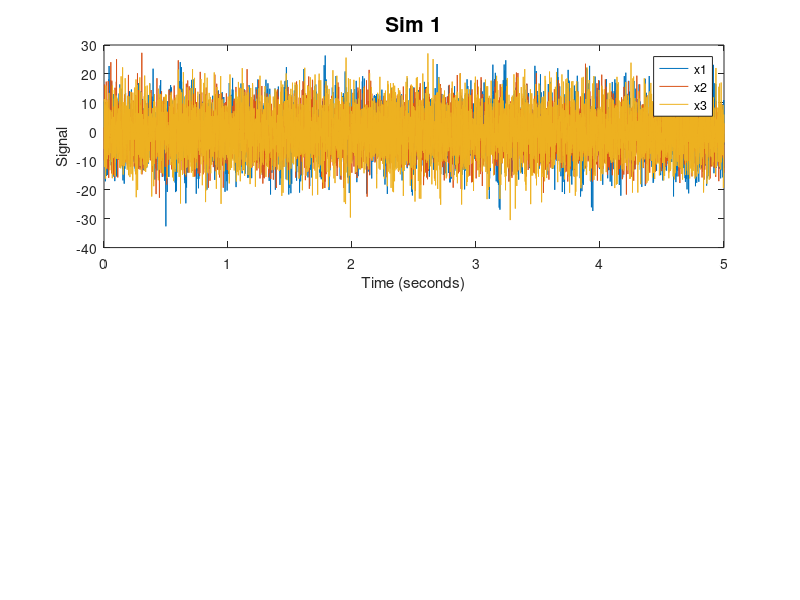

The MATLAB source for this figure: (Note: this script raises an error after producing the figure.)
%% Simulation 1, 3 N network

T = 5;      % total length of recording (seconds)
dt = 0.001; % seconds

f0 = 1/dt;  % sampling frequency (Hz)
N1 = T*f0;   % number of samples needed
df = 1/T;   % frequency resolution
fNQ = f0/2; % Nyquist frequency

taxis = dt:dt:T; % time axis
%%% simulate data ---------------------------------------------------------
a1 = 0.07*[hann(20)', -0.5*ones(20,1)']';   %AR coefficients for signal 1
a2 = 0.05*[-0.5*ones(20,1)', hann(20)']';    %                  ...signal 2
a3 = -.3*ones(size(a1));                    %                  ...signal 3

L = length(a1);                             % Number of AR terms.
N = N1+L;                                 % Number of time steps.

x1 = zeros(N,1);
x2 = zeros(N,1);                           %Create the AR model,
x3 = zeros(N,1);    

noise = 7;                                 % noise level

for k=L+1:N                                % For each time step,
    x1(k) = sum(a1.*x1(k-1:-1:k-L)) + sum(a2.*x2(k-1:-1:k-L)) +  noise*randn();
    x2(k) = sum(a2.*x2(k-1:-1:k-L)) + noise*randn();
    x3(k) = sum(a3.*x3(k-1:-1:k-L)) + noise*randn();  %...x(now) depends on past.
end
x1 = x1(L+1:end);                          % Drop the first L terms (0s).   
x2 = x2(L+1:end);                             
x3 = x3(L+1:end);

figure;
subplot (2,3,[1 3])                              %Plot signals.
plot(taxis,x1)
hold on
plot(taxis,x2)
plot(taxis,x3)
ylabel('Signal')
xlabel('Time (seconds)')
legend('x1','x2','x3')
title('Sim 1','FontSize',15);

%%% Define inputs for model building and GoF -------------------------
data = [x1';x2';x3'];                      % Conglomerate data in one matrix
nlags = 40;                               % Define order of AR model
                                           % needs to be larger than true
                                           % order
%%%% true coefficients 
true_coeffs = cell(3);
true_coeffs{1,1} = padarray(a1,nlags-L,'post'); % True coefficents up to 
true_coeffs{1,2} = padarray(a2,nlags-L,'post'); %     number of lags being estimated
true_coeffs{1,3} = zeros(nlags,1);

true_coeffs{2,1} = zeros(nlags,1);
true_coeffs{2,2} = padarray(a2,nlags-L,'post');
true_coeffs{2,3} = zeros(nlags,1);

true_coeffs{3,1} = zeros(nlags,1);
true_coeffs{3,2} = zeros(nlags,1);
true_coeffs{3,3} = padarray(a3,nlags-L,'post');

tic
[ adj_spline ] = build_ar_splines( data, nlags); % Build network using splines
splinetime  = toc;
tic
[ adj_stand] = build_ar( data, nlags );          % Build network using standard ar
standardtime = toc;



subplot 234; 
adj_true = [1 1 0; 0 1 0; 0 0 1];          % Plot true network
plotNetwork(adj_true)
title('Truth');
subplot 235;                               % Plot network using standard regressors
str = {num2str(standardtime), ' seconds' };
plotNetwork(adj_stand)
title(strcat({'Standard, '},num2str(standardtime),{' s'}))
subplot 236;                               % Plot network using spline regressors
plotNetwork(adj_spline)
title(strcat({'Spline, '},num2str(splinetime),{' s'}))


b_est = ar_gof(adj_spline, adj_stand,data, nlags,true_coeffs,taxis,2); % Run goodness of fit tests

%% Simulation 2, 3 N network
T = 5;      % total length of recording (seconds)
dt = 0.001; % seconds

f0 = 1/dt;  % sampling frequency (Hz)
N1 = T*f0;   % number of samples needed
df = 1/T;   % frequency resolution
fNQ = f0/2; % Nyquist frequency

taxis = dt:dt:T; % time axis
%%% Simulate signals --------------------------------------------------
a1 = 0.07*[hann(20)', -0.5*ones(20,1)']';   %AR coeffictients for signal 1
a2 = 0.03*[-0.5*ones(20,1)', hann(20)']';   %                  ...signal 2
a3 = -.3*ones(size(a1));                    %                  ...signal 3

L = length(a1);                             % Number of AR terms.

N = N1+L;                                 % Number of time steps.
x1 = zeros(N,1);
x2 = zeros(N,1);    
x3 = zeros(N,1);
noise = 7;                                  % noise level


                                            % Create AR model
for k=L+1:N                                 %For each time step,
    x1(k) = sum(a1.*x1(k-1:-1:k-L)) + sum(a2.*x2(k-1:-1:k-L)) +  noise*randn();
    x2(k) = sum(a2.*x2(k-1:-1:k-L)) + sum(a1.*x1(k-1:-1:k-L)) + noise*randn();
    x3(k) = sum(a3.*x3(k-1:-1:k-L)) + noise*randn();  %...x(now) depends on past.  
end
x1 = x1(L+1:end);       
x2 = x2(L+1:end);                           %Drop the first terms (0s).
x3 = x3(L+1:end);

figure(1);
subplot(2,3,[1 3])                          %Plot signals.
plot(taxis,x1)
hold on
plot(taxis,x2)
plot(taxis,x3)
ylabel('Signal')
xlabel('Time (seconds)')
legend('x1','x2','x3')

title('Scenario 2: 1 drives 1 and 2, 2 drives 1 and 2, and 3 is independent');

%%% Define inputs for model building and GoF -------------------------
data = [x1';x2';x3'];                      % Conglomerate data in one matrix
nlags = 100;                                % Define order of AR model

%%%% true coefficients

true_coeffs = cell(3);
true_coeffs{1,1} = padarray(a1,nlags-L,'post'); % True coefficents up to 
true_coeffs{1,2} = padarray(a2,nlags-L,'post'); %     number of lags being estimated
true_coeffs{1,3} = zeros(nlags,1);

true_coeffs{2,1} = padarray(a1,nlags-L,'post');
true_coeffs{2,2} = padarray(a2,nlags-L,'post');
true_coeffs{2,3} = zeros(nlags,1);

true_coeffs{3,1} = zeros(nlags,1);
true_coeffs{3,2} = zeros(nlags,1);
true_coeffs{3,3} = padarray(a3,nlags-L,'post');


tic
[ adj_spline ] = build_ar_splines( data, nlags); % Build network using splines
splinetime  = toc;
tic
[ adj_stand] = build_ar( data, nlags );          % Build network using standard AR
standardtime = toc; 

subplot 234; 
adj_true = [1 1 0; 1 1 0; 0 0 1];          % Plot true network
plotNetwork(adj_true)
title('Truth');
subplot 235;                               % Plot network using standard regressors
plotNetwork(adj_stand)
title(strcat({'Standard, '},num2str(standardtime),{' s'}))
subplot 236;                               % Plot network using spline regressors
plotNetwork(adj_spline)
title(strcat({'Spline, '},num2str(splinetime),{' s'}))

 
ar_gof(adj_spline, adj_stand,data, nlags,true_coeffs,taxis,1); % Run goodness of fit tests

%% Simulation 3, 3 N network
T = 5;      % total length of recording (seconds)
dt = 0.001; % seconds

f0 = 1/dt;  % sampling frequency (Hz)
N1 = T*f0;   % number of samples needed
df = 1/T;   % frequency resolution
fNQ = f0/2; % Nyquist frequency

taxis = dt:dt:T; % time axis

%%% Simulate signals ----------------------------------------------------
a1 = 0.07*[hann(20)', -0.5*ones(20,1)']';   % AR coefficients for signal 1
a3 = 0.03*[-0.5*ones(20,1)', hann(20)']';%-.3*ones(size(a1));       %  ... signal 3

L = length(a1);                            % Number of AR terms.

N = N1+L;                                % Number of time steps.


noise = 5 ;                                % noise level


x1 = zeros(N,1);                           % Create the AR model, 
x2 = zeros(N,1);                           
x3 = zeros(N,1);                             
                                 
for k=L+1:N 
                                                      % for each time step,
    x1(k) = sum(a1.*x3(k-1:-1:k-L)) + noise*randn();
    x2(k) = sum(a1.*x3(k-1:-1:k-L)) + noise*randn();
    x3(k) = sum(a3.*x3(k-1:-1:k-L)) + noise*randn();  %...x(now) depends on past.                                        %...x(now) depends on past.

end
x1 = x1(L+1:end);                                     % Drop the first terms (0s).
x2 = x2(L+1:end);
x3 = x3(L+1:end);                           



figure;
subplot(2,3,[1 3])                              % Plot signals.
plot(taxis,x1)
hold on
plot(taxis,x2)
plot(taxis,x3)
ylabel('Signal')
xlabel('Time (seconds)')
legend('x1','x2','x3')
title('Scenario 3: 3 drives 1 and 2');

%%% Define inputs for model building with splines -------------------------
data = [x1';x2';x3'];                      % Conglomerate data in one matrix
nlags = 40;                                % Define order of AR model

%%%% true coefficients

true_coeffs = cell(3);
true_coeffs{1,1} = zeros(nlags,1);       % True coefficents up to 
true_coeffs{1,2} = zeros(nlags,1);       %     number of lags being estimated
true_coeffs{1,3} = padarray(a1,nlags-L,'post');

true_coeffs{2,1} = zeros(nlags,1);
true_coeffs{2,2} = zeros(nlags,1);
true_coeffs{2,3} = padarray(a1,nlags-L,'post');

true_coeffs{3,1} = zeros(nlags,1);
true_coeffs{3,2} = zeros(nlags,1);
true_coeffs{3,3} = padarray(a3,nlags-L,'post');


tic
[ adj_spline ] = build_ar_splines( data, nlags); % Build network using splines
splinetime  = toc;
tic
[ adj_stand] = build_ar( data, nlags );          % Build network using standard AR
standardtime = toc;

subplot 234; 
adj_true = [0 0 1; 0 0 1; 0 0 1];          % Plot true network
plotNetwork(adj_true)
title('Truth');
          
subplot 235;                               % Plot network using standard regressors
plotNetwork(adj_stand)
title(strcat({'Standard, '},num2str(standardtime),{' s'}))

subplot 236;                               % Plot network using spline regressors
plotNetwork(adj_spline)
title(strcat({'Spline, '},num2str(splinetime),{' s'}))



ar_gof(adj_spline, adj_stand,data, nlags,true_coeffs,taxis,3); % Run goodness of fit tests

%% Simulation 4, 6 N network---------------------------------------------
T = 5;      % total length of recording (seconds)
dt = 0.001; % seconds

f0 = 1/dt;  % sampling frequency (Hz)
N1 = T*f0;   % number of samples needed
df = 1/T;   % frequency resolution
fNQ = f0/2; % Nyquist frequency

taxis = dt:dt:T; % time axis

a1 = 0.07*[0.1*hann(20)', -0.5*ones(20,1)']';
%a1 = 0.07*[hann(20)', -0.5*ones(20,1)']';   %AR coefficients for signal 1
a2 = 0.03*[-0.5*ones(20,1)', hann(20)']';    %                  ...signal 2
a3 = -0.3*ones(size(a1));                    %                  ...signal 3
a4 = 0.02*[hann(30)', -0.2*ones(1,10)]';
a5 = 0.1*[-0.8*ones(1,30), -0.8*hann(10)']';
a6 = 0.25*[-0.6*ones(20,1)', -0.2*hann(20)']'; 


L = length(a1);                             % Number of AR terms.
N = N1+L;                                 % Number of time steps.

x1 = zeros(N,1);
x2 = zeros(N,1);                           %Create the AR model,
x3 = zeros(N,1);    
x4 = zeros(N,1);
x5 = zeros(N,1);
x6 = zeros(N,1);

noise = 7;                                 % noise level

for k=L+1:N                                % For each time step,
    x1(k) = sum(a1.*x1(k-1:-1:k-L)) + sum(a2.*x2(k-1:-1:k-L)) +  noise*randn(); 
    x2(k) = sum(a1.*x2(k-1:-1:k-L)) + sum(a4.*x4(k-1:-1:k-L)) +noise*randn();
    x3(k) = sum(a3.*x3(k-1:-1:k-L)) + sum(a2.*x4(k-1:-1:k-L)) + noise*randn();  %...x(now) depends on past.

    x4(k) = sum(a4.*x4(k-1:-1:k-L)) + noise*randn();
    x5(k) = sum(a5.*x2(k-1:-1:k-L)) + sum(a4.*x5(k-1:-1:k-L)) +noise*randn();
    x6(k) = sum(a6.*x6(k-1:-1:k-L)) + sum(a4.*x3(k-1:-1:k-L)) +noise*randn();
end
x1 = x1(L+1:end);                          % Drop the first L terms (0s).   
x2 = x2(L+1:end);                             
x3 = x3(L+1:end);
x4 = x4(L+1:end);
x5 = x5(L+1:end);
x6 = x6(L+1:end);
figure;
subplot (2,3,[1 3])                              %Plot signals.
plot(taxis,x1)
hold on
plot(taxis,x2)
plot(taxis,x3)
plot(taxis,x4)
plot(taxis,x5)
plot(taxis,x6)
ylabel('Signal')
xlabel('Time')
legend('x1','x2','x3','x4','x5','x6')
title('Six Node Network','FontSize',15);

data = [x1';x2';x3';x4';x5';x6'];                      % Conglomerate data in one matrix
nlags = 40;                               % Define order of AR model
                                           % needs to be larger than true
                                           % order

%%%% true coefficients 
true_coeffs = cell(6);
true_coeffs{1,1} = padarray(a1,nlags-L,'post'); % True coefficents up to 
true_coeffs{1,2} = padarray(a2,nlags-L,'post'); %     number of lags being estimated
true_coeffs{1,3} = zeros(nlags,1);
true_coeffs{1,4} = zeros(nlags,1);
true_coeffs{1,5} = zeros(nlags,1);
true_coeffs{1,6} = zeros(nlags,1);

true_coeffs{2,1} = zeros(nlags,1);
true_coeffs{2,2} = padarray(a1,nlags-L,'post');
true_coeffs{2,3} = zeros(nlags,1);
true_coeffs{2,4} = padarray(a4,nlags-L,'post');
true_coeffs{2,5} = zeros(nlags,1);
true_coeffs{2,6} =zeros(nlags,1);

true_coeffs{3,1} = zeros(nlags,1);
true_coeffs{3,2} = zeros(nlags,1);
true_coeffs{3,3} = padarray(a3,nlags-L,'post');
true_coeffs{3,4} = padarray(a2,nlags-L,'post');
true_coeffs{3,5} = zeros(nlags,1);
true_coeffs{3,6} = zeros(nlags,1);

true_coeffs{4,1} = zeros(nlags,1);
true_coeffs{4,2} = zeros(nlags,1);
true_coeffs{4,3} = zeros(nlags,1);
true_coeffs{4,4} = padarray(a4,nlags-L,'post');
true_coeffs{4,5} = zeros(nlags,1);
true_coeffs{4,6} = zeros(nlags,1);

true_coeffs{5,1} = zeros(nlags,1);
true_coeffs{5,2} = padarray(a5,nlags-L,'post');
true_coeffs{5,3} = zeros(nlags,1);
true_coeffs{5,4} = zeros(nlags,1);
true_coeffs{5,5} = padarray(a4,nlags-L,'post');
true_coeffs{5,6} = zeros(nlags,1);

true_coeffs{6,1} = zeros(nlags,1);
true_coeffs{6,2} = zeros(nlags,1);
true_coeffs{6,3} = padarray(a4,nlags-L,'post');
true_coeffs{6,4} = zeros(nlags,1);
true_coeffs{6,5} = zeros(nlags,1);
true_coeffs{6,6} = padarray(a6,nlags-L,'post');


tic
[ adj_spline ] = build_ar_splines( data, nlags); % Build network using splines
splinetime  = toc;
tic
[ adj_stand] = build_ar( data, nlags );          % Build network using standard ar
standardtime = toc;

subplot 234;                                     % Plot true network
adj_true = [1 1 0 0 0 0; 0 1 0 1 0 0; 0 0 1 1 0 0; 0 0 0 1 0 0; 0 1 0 0 1 0; 0 0 1 0 0 1];  

plotNetwork(adj_true)
title('Truth');
subplot 235;                               % Plot network using standard regressors
str = {num2str(standardtime), ' seconds' };
plotNetwork(adj_stand)
title(strcat({'Standard, '},num2str(standardtime),{' s'}))
subplot 236;                               % Plot network using spline regressors
plotNetwork(adj_spline)
title(strcat({'Spline, '},num2str(splinetime),{' s'}))

 
b_est = ar_gof(adj_spline, adj_stand,data, nlags,true_coeffs,taxis,1); % Run goodness of fit tests

% %%
 h = get(0,'children');
 for i=1:length(h)
   saveas(h(i), ['figure' num2str(i)], 'jpg');
 end
